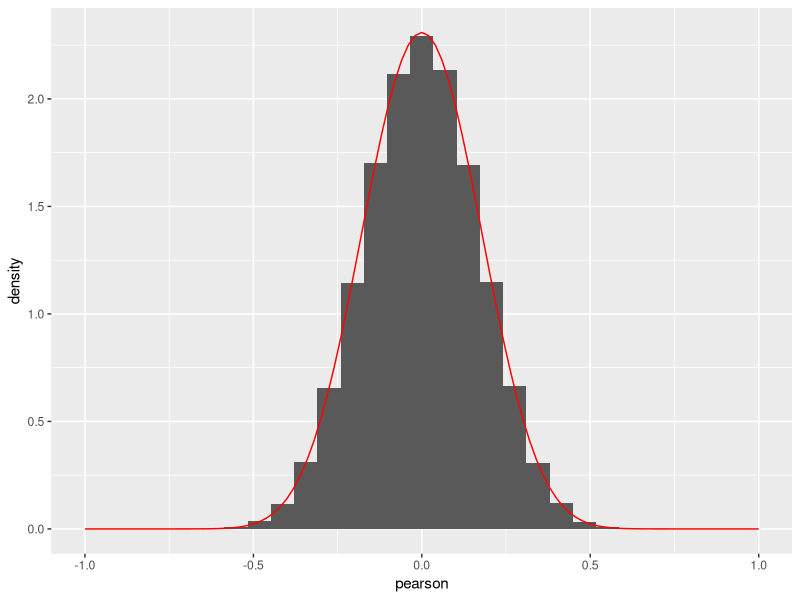

Write the R code that produced this figure.
## ---- chunk 1
m <- sapply(X = 1:1000, FUN = function(x) rnorm(36))
## ---- chunk 2
cors <- cor(x = m, method = "pearson")
## ---- chunk 3
library(ggplot2)
cor.data <- cors[upper.tri(cors, diag = FALSE)]  # we're only interested in one of the off-diagonals, otherwise there'd be duplicates
cor.data <- as.data.frame(cor.data)  # that's how ggplot likes it
summary(cor.data)
str(cor.data)
colnames(cor.data) <- "pearson"
pearson.p <- function(r, n) {
  pofr <- ((1-r^2)^((n-4)/2))/beta(a = 1/2, b = (n-2)/2)
  return(pofr)
}
g <- NULL
g <- ggplot(data = cor.data, mapping = aes(x = pearson))
g <- g + xlim(-1,1)  # actual limits of pearsons r
g <- g + geom_histogram(mapping = aes(y = ..density..))
g <- g + stat_function(fun = pearson.p, colour = "red", args = list(n = nrow(m)))  # distro as per http://stats.stackexchange.com/questions/191937/what-is-the-distribution-of-sample-correlation-coefficients-between-two-uncorrel?noredirect=1#comment365877_191937
g
